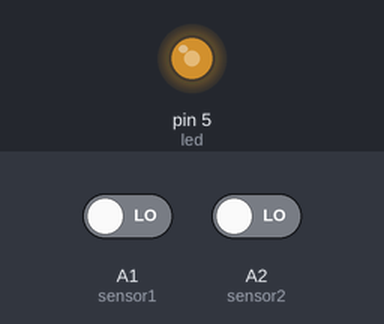
A sketch run on a simulated Arduino Uno, built with avr-gcc and run on an emulated ATmega328P. On the bench: output pins drawn as LEDs (lit = HIGH). The test bench sets the inputs (shaded band); at power-on: A1 (sensor1) LOW, A2 (sensor2) LOW.

Above: at 1.2 s.
1.3 s: A1 (sensor1) driven HIGH
At 1.65 s:
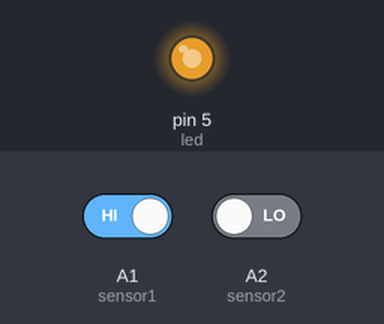
At 3.1 s:
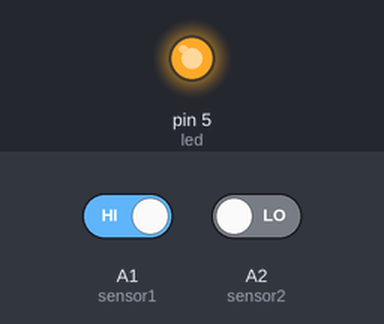
Timing chart, 0 to 4.6 s (numbered marks = the images above; inputs shaded):
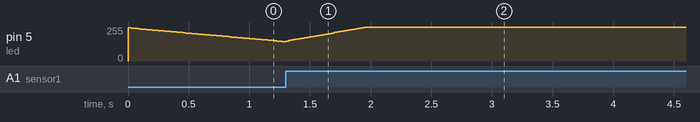

Measured:
- by itself, pin 5 (led): rises from 146/255 to 254/255 in 0.65 s, then falls to 252/255 in 0.03 s

The sketch:

stair_fade_controlller.ino
```cpp
/*
stair light fade controller for detecting pir inputs (or any input really) and softly fading lights on or off according to a countdown.

roughly based on arduino "fade" example code.

Created by; Marshall Scholz
 */

const int led = 5;           // the pin that the LED is attached to
const int sensor1 = A1;
const int sensor2 = A2;
const int sensorL = A0;

int brightness = 250;    // how bright the LED is
int lightgoal = 0;
int maxbrightness =252;
const int upfadeAmount = 4;    // how many points to fade the LED by
const int dnfadeAmount = 2;    // how many points to fade the LED by

int timer = 100;


// the setup routine runs once when you press reset:
void setup()  {
  // declare pin 9 to be an output:
  pinMode(led, OUTPUT);

  pinMode(sensor1, INPUT); // declare sensorpins as inputs
  pinMode(sensor2, INPUT);

}

// the loop routine runs over and over again forever:
void loop()  {

  if (digitalRead(sensor1) == HIGH || digitalRead(sensor2) == HIGH) { // detect if either sensor triggered

    timer = 150; // every increment adds about a tenth of a second
    lightgoal = maxbrightness; // set lights to turn on
  //if (brightness == 0){ brightness = 1;}

  }

  /// light brightness / fading section
  if(brightness == lightgoal){ // is the brightness where we want it?

    if (timer == 0){
     lightgoal = 0;
    }

    delay(100); // finctioning delay in timer, not very percise
    timer = timer - 1; //countdown the timer with every loop


  }else{

    if(brightness < lightgoal){ // is the brightness too low?

      // raise the brightness
      brightness = brightness + upfadeAmount;

    }else { // if the light isn't too low, it's too high

      // lower the brightness
      brightness = brightness - dnfadeAmount;

    }

    // set the brightness (pwm duty cycle) of led
  analogWrite(led, brightness);

  // wait for 30 milliseconds to see the dimming effect
  delay(25);

  }

}
```
